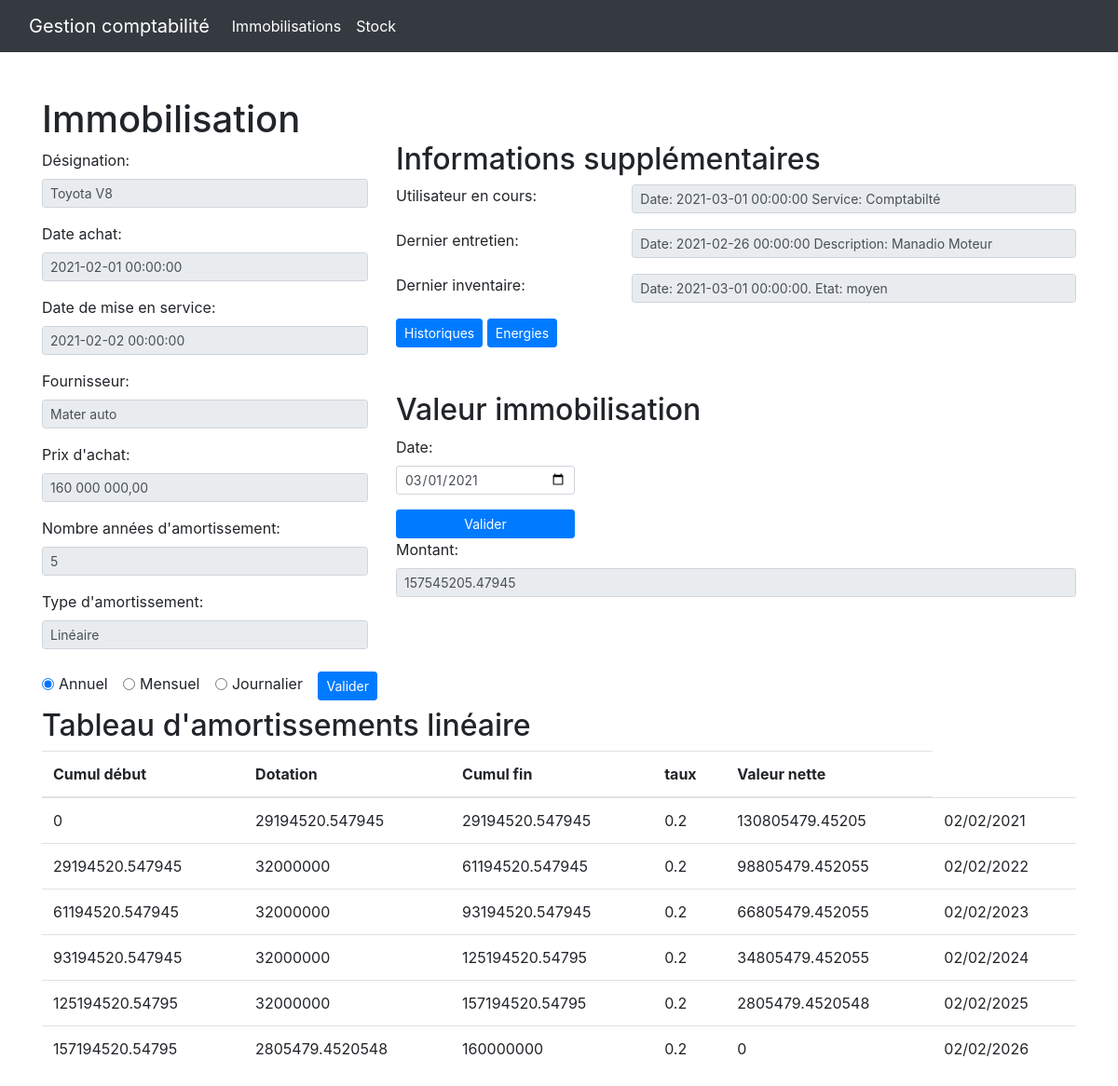
Page /immo/detailsInfo/i001 on the committed database.
### tables this page shows
create table immobilisations (
    id int primary key auto_increment,
    code varchar(10),
    designation varchar(255),
    buy_date datetime,
    usage_date datetime,
    supplier_id int,
    buy_price double,
    amortissed_year smallint,
    amortissed_rate double,
    amortissed_type  enum('1', '2'),
    unique(code),
    foreign key (supplier_id) references suppliers(id)
);

create table suppliers (
    id int primary key auto_increment,
    name varchar(255)
);

create table assignment_history (
    id int primary key auto_increment,
    immo_id int,
    assign_date datetime,
    service_id int,
    description text,
    foreign key (immo_id) references immobilisations(id),
    foreign key (service_id) references services(id)
);

create table services (
    id int primary key auto_increment,
    name varchar(255)
);

create table maintenance_history (
    id int primary key auto_increment,
    immo_id int,
    description_repairer text,
    maintenance_date_begin datetime,
    maintenance_date_end datetime,
    description_maintenance text,
    foreign key (immo_id) references immobilisations(id)
);

create table inventories (
    id int primary key auto_increment,
    immo_id int,
    inv_date datetime,
    inv_state enum("Inutilisable", "Mauvais", "moyen", "bon"),
    description text,
    foreign key (immo_id) references immobilisations(id)
);

### application/views/immobilisations/informations.php (the view, shortened to what the rows shown need)
<?php
$lengthLin = count($amortLin);
?>
<div class="container">
    <div class="row">
        <div class="col-md-4">
            <h1>Immobilisation</h1>
            <form>
                <div class="form-group">
                    <label for="">Désignation:</label>
                    <input readonly value="<?php echo $immo->getDesignation(); ?>" type="text" class="form-control form-control-sm">
                </div>
                <div class="form-group">
                    <label for="">Date achat:</label>
                    <input readonly value="<?php echo $immo->getBuy_date(); ?>" type="text" class="form-control form-control-sm">
                </div>
                <div class="form-group">
                    <label for="">Date de mise en service:</label>
                    <input readonly value="<?php echo $immo->getUsage_date(); ?>" type="text" class="form-control form-control-sm">
                </div>
                <div class="form-group">
                    <label for="">Fournisseur:</label>
                    <input readonly value="<?php echo $immo->supplier_name; ?>" type="text" class="form-control form-control-sm">
                </div>
                <div class="form-group">
                    <label for="">Prix d'achat:</label>
                    <input readonly value="<?php echo number_format($immo->getBuy_price(), 2, ",", " "); ?>" type="text" class="form-control form-control-sm">
                </div>
                <div class="form-group">
                    <label for="">Nombre années d'amortissement:</label>
                    <input readonly value="<?php echo $immo->getAmortissed_year(); ?>" type="text" class="form-control form-control-sm">
                </div>
                <div class="form-group">
                    <label for="">Type d'amortissement:</label>
                    <input readonly value="<?php echo $immo->amortissed_type == 1 ? "Linéaire" : "Dégressif"; ?>" type="text" class="form-control form-control-sm">
                </div>
            </form>
        </div>
        <div class="col-md-8 mt-5">
            <h2>Informations supplémentaires</h2>
            <form>
                <div class="form-group row">
                    <div class="col-sm-8">
                        <input readonly type="text" class="form-control form-control-sm" value="<?php if ($lastAssign != null) {
                                                                                                    echo $lastAssign;
                                                                                                } ?>">
                    </div>
                </div>
                <div class="form-group row">
                    <div class="col-sm-8">
                        <input readonly type="text" class="form-control form-control-sm" value="<?php if ($lastMaint != null) {
                                                                                                    echo $lastMaint;
                                                                                                } ?>">
                    </div>
                </div>
                <div class="form-group row">
                    <div class="col-sm-8">
                        <input readonly type="text" value="<?php
                                                            if ($lastInv != null) {
                                                                echo $lastInv;
                                                            }
                                                            ?>" class="form-control form-control-sm">
                    </div>
                </div>
            </form>
            <div class="mt-5">
                <h2>Valeur immobilisation</h2>
            </div>
        </div>
    </div>
</div>
<div class="container">
    <div class="row">
        <?php if ($immo->amortissed_type == 1) { ?>
            <div class="col-md-12">
                <h2>Tableau d'amortissements linéaire</h2>
                <table class="table">
                    <thead>
                        <tr>
                            <th scope="col">Cumul début</th>
                            <th scope="col">Dotation</th>
                            <th scope="col">Cumul fin</th>
                            <th scope="col">taux</th>
                            <th scope="col">Valeur nette</th>
                        </tr>
                    </thead>
                    <tbody>
                        <?php for ($iA = 0; $iA < $lengthLin; $iA++) { ?>
                            <tr>
                                <td><?php echo $amortLin[$iA]->getCumulDebut(); ?></td>
                                <td><?php echo $amortLin[$iA]->getDotation(); ?></td>
                                <td><?php echo $amortLin[$iA]->getCumulFin(); ?></td>
                                <td><?php echo $amortLin[$iA]->getTaux(); ?></td>
                                <td><?php echo ($amortLin[$iA]->getValeurNette()); ?></td>
                                <td><?php echo $amortLin[$iA]->begin_date->format("d/m/Y"); ?></td>
                            </tr>
                        <?php } ?>
                    </tbody>
                </table>
            </div>
        <?php } ?>
    </div>
</div>

### rows in the picture
immobilisations: designation "Toyota V8", buy_date "2021-02-01 00:00:00", usage_date "2021-02-02 00:00:00", supplier.name "Mater auto", buy_price "160 000 000,00", amortissed_year "5", amortissed_type "Linéaire", amortissed_year "0.2", buy_price "130805479.45205", usage_date "02/02/2021", buy_price "98805479.452055", usage_date "02/02/2022", buy_price "66805479.452055", usage_date "02/02/2023", buy_price "34805479.452055", usage_date "02/02/2024", buy_price "2805479.4520548", usage_date "02/02/2025", buy_price "0", usage_date "02/02/2026"
assignment_history: assign_date.name "Date: 2021-03-01 00:00:00 Service: Comptabilté"
maintenance_history: maintenance_date_begin+description_maintenance "Date: 2021-02-26 00:00:00 Description: Manadio Moteur"
inventories: inv_date+inv_state "Date: 2021-03-01 00:00:00. Etat: moyen"

### other values in the picture
$amortLin[$iA]->getCumulDebut() "0"
$amortLin[$iA]->getDotation() "29194520.547945"
$amortLin[$iA]->getCumulFin() "29194520.547945"
$amortLin[$iA]->getCumulDebut() "29194520.547945"
$amortLin[$iA]->getDotation() "32000000"
$amortLin[$iA]->getCumulFin() "61194520.547945"
$amortLin[$iA]->getCumulDebut() "61194520.547945"
$amortLin[$iA]->getCumulFin() "93194520.547945"
$amortLin[$iA]->getCumulDebut() "93194520.547945"
$amortLin[$iA]->getCumulFin() "125194520.54795"
$amortLin[$iA]->getCumulDebut() "125194520.54795"
$amortLin[$iA]->getCumulFin() "157194520.54795"
$amortLin[$iA]->getCumulDebut() "157194520.54795"
$amortLin[$iA]->getDotation() "2805479.4520548"
$amortLin[$iA]->getCumulFin() "160000000"
